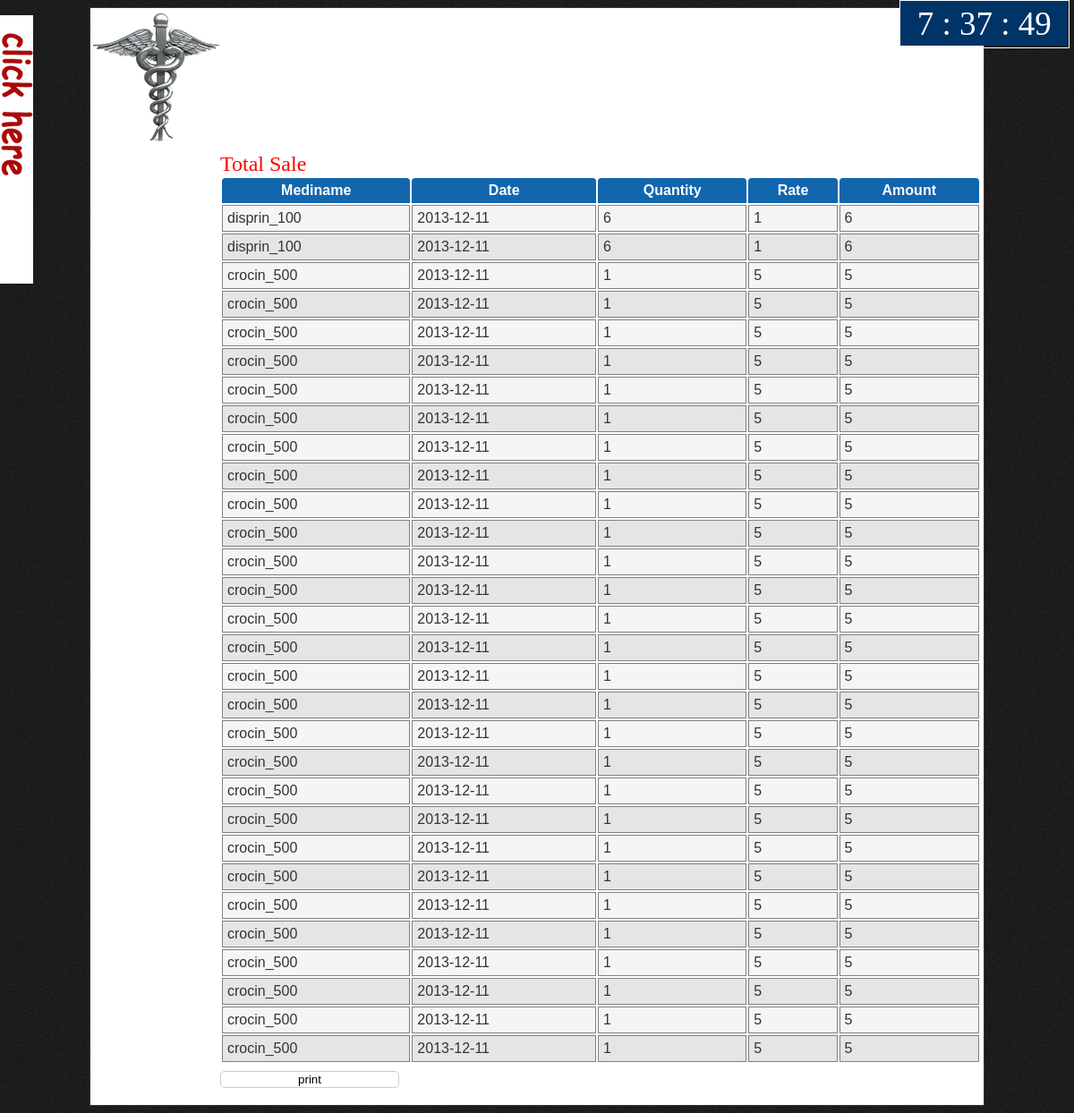
The app's page /totalsale2.php (signed in) with its own data.
### tables this page shows
CREATE TABLE IF NOT EXISTS `totalsale` (
  `slip` int(10) NOT NULL AUTO_INCREMENT,
  `medicine` varchar(40) DEFAULT NULL,
  `date` date DEFAULT NULL,
  `quantity` int(5) DEFAULT NULL,
  `mfg` date NOT NULL,
  `rate` int(5) DEFAULT NULL,
  `amount` int(10) DEFAULT NULL,
  PRIMARY KEY (`slip`)
);

### totalsale2.php (the view, shortened to what this page needs)
<?php
if(isset($_SESSION['is_logged_in']))
{
?>
<html>
<head>
<link href='style/trtd.css' rel='stylesheet' type='text/css'/>
<link href='earning.css' rel='stylesheet' type='text/css'/>
</head>
<body id="main" bgcolor="lightgreen" onload="digital_clock()">
<div id="wrap" style="top:0px;right:5px;position:absolute; ">
<div id="digital-clock">
<ul>
<li id="hours"></li>
<li> :</li>
<li id="minutes"></li>
<li> :</li>
<li id="seconds"></li>
</ul>
</div>
</div>
<table border=0 align=center width=100% height=70% id="table">
<tr><td colspan=2 height=100>
<div><img src="photo/logo.jpg" name="slide" height="150"/>
</tr></tr>
<tr align=left>
<td rowspan=3 valign=top>
<?php require("sidemenu.php")?>
</td></tr>
<tr><td valign=top id="showdetail">
<div>
<font face=vani color=red size=5>Total Sale</font>
<table class="oddeven" border=0 width=100%><thead><tr><th>Mediname</th><th>Date</th><th>Quantity</th><th>Rate</th><th>Amount</th></tr></thead>
<tbody>
<?php
$t6="totalsale";
$sql="SELECT *
FROM $t6
ORDER BY date DESC
LIMIT 0 , 30";
$result=mysql_query($sql) or die("sql".mysql_error());
while($row=mysql_fetch_array($result))
{
?>
<tr><td><?php echo($row["medicine"])?></td><td><?php echo($row["date"])?></td><td><?php echo($row["quantity"])?></td><td><?php echo($row["rate"])?></td><td><?php echo($row["amount"])?></td></tr>
<?php
}
?>
</tbody>
</table>
</div>
<input type="button" value="print" onclick="javascript:printSelection(document.getElementById('showdetail'));">
</td></tr>
</table>
</body>
</html>
<?php
}
else
header('Location:login.php');
?>

### style/trtd.css (style rules this page uses)
.odd { background-color:#e5e5e5; }
.even { background-color:#f5f5f5; }

### earning.css (style rules this page uses)
body { background:url(photo/bg.jpg); }
table { background:white; }
#table { width:1000px; min-height:768px; height:auto; background:white; height:auto; border:1px groove #433; }
#showdetail { width:850px; background:WHITE; border:none; }
#showdetail table { color:#333; font-family:arial; }
#digital-clock { height:52px; border:1px solid #fff; width:11.75em; }
#digital-clock ul { margin:0; padding:0.1em; background:#003366; font-size:37px; width:180px; color:#FFF; list-style-type:none; text-align:center; }
#digital-clock li { display:inline; padding:0; margin:0; }
.oddeven { width:850; }
.oddeven td { padding:5px; padding-left:5px; border:1px groove gray; }
.oddeven thead th { background-color:#1266ae; padding:5px; color:white; font-family:arial; border-top-left-radius:4px; border-top-right-radius:4px; }
input, textarea { font-family:"Myriad Pro", "Trebuchet MS", sans-serif; background-color: #fff; border: 1px solid #ccc; width: 200px; display: block; margin-bottom: 16px; margin-top: 8px; -webkit-border-radius: 5px; -moz-border-radius: 5px; -o-border-radius: 5px; -ms-border-radius: 5px; -khtml-border-radius: 5px; border-radius: 5px; -webkit-transition: all 0.5s ease-in-out; -moz-transition: all 0.5s ease-in-out; -o-transition: all 0.5s ease-in-out; -ms-transition: all 0.5s ease-in-out; transition: all 0.5s ease-in-out; color: #000; }

### records on screen
totalsale: medicine "disprin_100", date "2013-12-11", quantity "6", rate "1", amount "6"
totalsale: medicine "disprin_100", date "2013-12-11", quantity "6", rate "1", amount "6"
totalsale: medicine "crocin_500", date "2013-12-11", quantity "1", rate "5", amount "5"
totalsale: medicine "crocin_500", date "2013-12-11", quantity "1", rate "5", amount "5"
totalsale: medicine "crocin_500", date "2013-12-11", quantity "1", rate "5", amount "5"
totalsale: medicine "crocin_500", date "2013-12-11", quantity "1", rate "5", amount "5"
totalsale: medicine "crocin_500", date "2013-12-11", quantity "1", rate "5", amount "5"
totalsale: medicine "crocin_500", date "2013-12-11", quantity "1", rate "5", amount "5"
totalsale: medicine "crocin_500", date "2013-12-11", quantity "1", rate "5", amount "5"
totalsale: medicine "crocin_500", date "2013-12-11", quantity "1", rate "5", amount "5"
totalsale: medicine "crocin_500", date "2013-12-11", quantity "1", rate "5", amount "5"
totalsale: medicine "crocin_500", date "2013-12-11", quantity "1", rate "5", amount "5"
totalsale: medicine "crocin_500", date "2013-12-11", quantity "1", rate "5", amount "5"
totalsale: medicine "crocin_500", date "2013-12-11", quantity "1", rate "5", amount "5"
totalsale: medicine "crocin_500", date "2013-12-11", quantity "1", rate "5", amount "5"
totalsale: medicine "crocin_500", date "2013-12-11", quantity "1", rate "5", amount "5"
totalsale: medicine "crocin_500", date "2013-12-11", quantity "1", rate "5", amount "5"
totalsale: medicine "crocin_500", date "2013-12-11", quantity "1", rate "5", amount "5"
totalsale: medicine "crocin_500", date "2013-12-11", quantity "1", rate "5", amount "5"
totalsale: medicine "crocin_500", date "2013-12-11", quantity "1", rate "5", amount "5"
totalsale: medicine "crocin_500", date "2013-12-11", quantity "1", rate "5", amount "5"
totalsale: medicine "crocin_500", date "2013-12-11", quantity "1", rate "5", amount "5"
totalsale: medicine "crocin_500", date "2013-12-11", quantity "1", rate "5", amount "5"
totalsale: medicine "crocin_500", date "2013-12-11", quantity "1", rate "5", amount "5"
totalsale: medicine "crocin_500", date "2013-12-11", quantity "1", rate "5", amount "5"
totalsale: medicine "crocin_500", date "2013-12-11", quantity "1", rate "5", amount "5"
totalsale: medicine "crocin_500", date "2013-12-11", quantity "1", rate "5", amount "5"
totalsale: medicine "crocin_500", date "2013-12-11", quantity "1", rate "5", amount "5"
totalsale: medicine "crocin_500", date "2013-12-11", quantity "1", rate "5", amount "5"
totalsale: medicine "crocin_500", date "2013-12-11", quantity "1", rate "5", amount "5"
